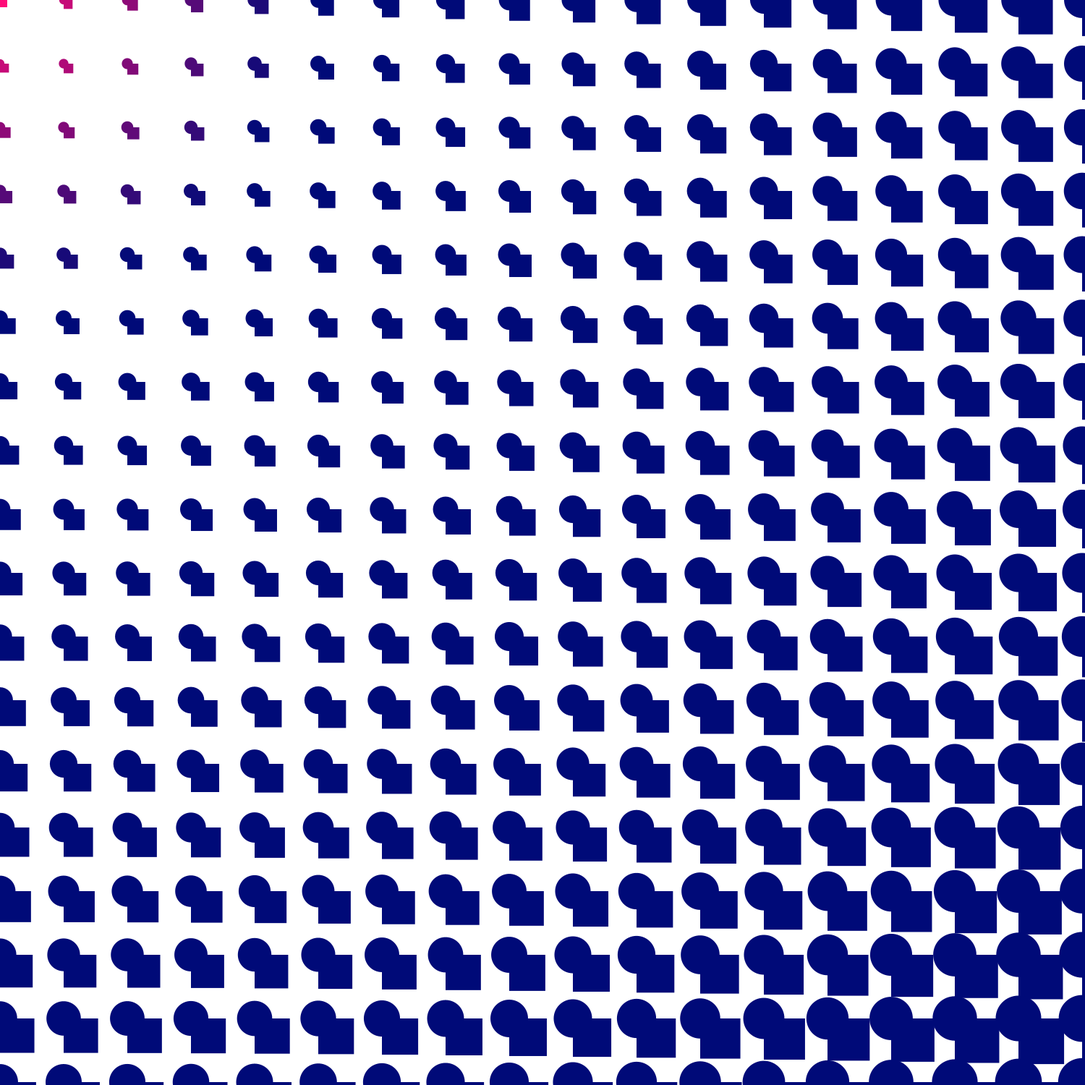
Frame 1 (no input)
Frame 60 (the mouse pressed at the canvas centre just before this capture): identical to frame 1, image omitted
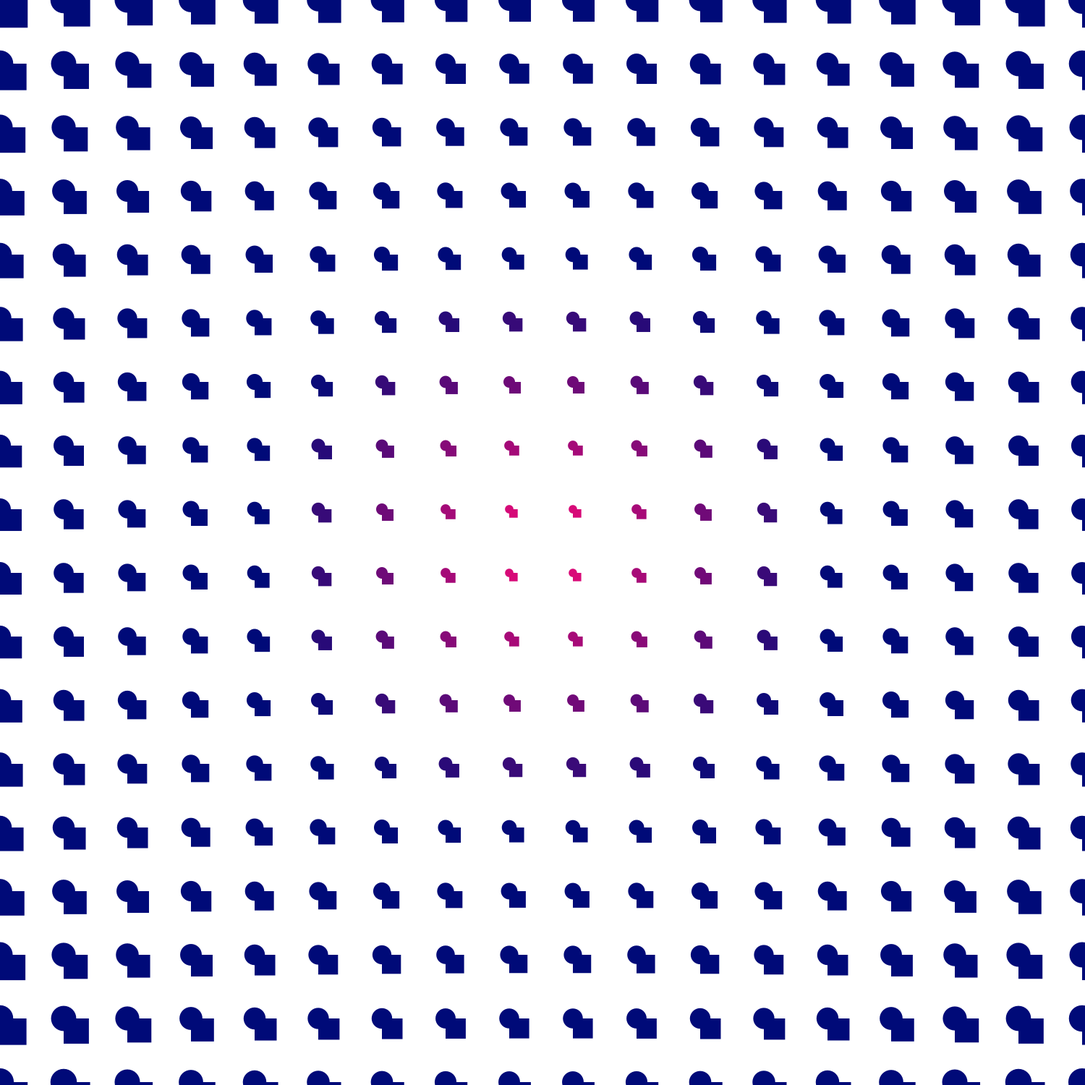
Frame 120 (the mouse held since frame 60 and released just before this capture)

The Processing sketch that drew these frames (run headless with seeded random() and noise(); from frame 60 on, the mouse is pressed at the canvas centre):

// Processing sketch: scene2
// ── scene2.pde
void setup(){
 size(1500,1500);
 noStroke();
}

void draw(){
  background(255);
  frameRate(15);
  
  for(int i = 0; i <= width; i+= width/17){
    for(int j = 0; j <= height; j += height/17){
      //figure out distance between mouseX, mouseY and ellipses
      float dist = dist(mouseX, mouseY, i, j);
      
      float c = map(dist, 0, 400, 255, 0);
      float s = map(dist, 0, width, 10, 50);
      fill(c, 10 , 120);
      ellipse(i, j, s, s);
      rect(i,j, s, s);
    }
  }
}
